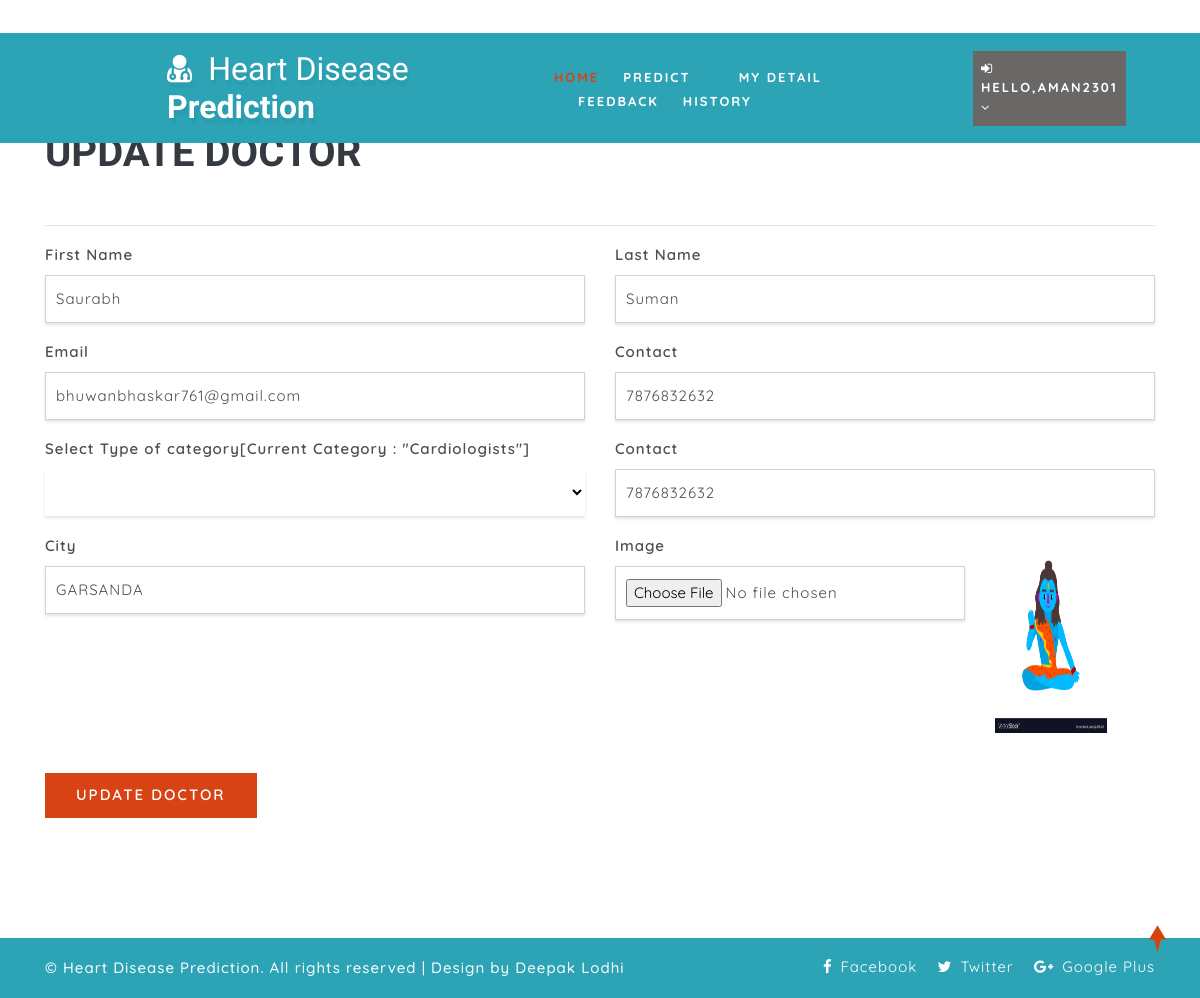
Page /edit_doctor/1/ (signed in) on the committed database.
### health/models.py (models this page shows, shortened)
class Doctor(models.Model):
    status = models.IntegerField(DOCTOR_STATUS, null=True)
    user = models.ForeignKey(User, on_delete=models.CASCADE, null=True)
    contact = models.CharField(max_length=100, null=True)
    address = models.CharField(max_length=100, null=True)
    category = models.CharField(max_length=100, null=True)
    doj = models.DateField(null=True)
    dob = models.DateField(null=True)
    image = models.FileField(null=True)

### health/views.py (the view, shortened to what this page needs)
# urls.py: path('edit_doctor/<int:pid>/', edit_doctor, name="edit_doctor"),
@login_required(login_url="login")
def edit_doctor(request, pid):
    doc = Doctor.objects.get(id=pid)
    error = ""
    return render(request, 'edit_doctor.html', {'error': error, 'doc': doc})

### health/templates/edit_doctor.html (shortened to what this page needs)
{% extends 'index.html' %}
{% load static %}
{% block body %}
	<section class="logins py-5">
		<div class="container py-xl-5 py-lg-3">
			<div class="title-section mb-md-5 mb-4">
				<h3 class="w3ls-title text-uppercase text-dark font-weight-bold">Update Doctor</h3>
			</div><hr/>
			<div class="login px-sm-12" style="width:100%">
				<form action="" method="post" enctype="multipart/form-data">
					<div class="form-group row">
						<div class="col-md-6">
						<label>First Name</label>
						<input type="text" class="form-control" value="{{doc.user.first_name}}" name="fname" placeholder="First Name" required="">
						</div>
						<div class="col-md-6">
						<label>Last Name</label>
						<input type="text" class="form-control" value="{{doc.user.last_name}}" name="lname" placeholder="Last Name" required="">
						</div>
					</div>
					<div class="form-group row">
						<div class="col-md-6">
						<label>Email</label>
						<input type="email" class="form-control" value="{{doc.user.email}}" name="email" placeholder="Enter Email" required="">
						</div>
						<div class="col-md-6">
						<label>Contact</label>
						<input type="text" class="form-control" name="contact" value="{{doc.contact}}" placeholder="Enter Contact" required="">
						</div>
					</div>
					<div class="form-group row">
						<div class="col-md-6">
						<label>Select Type of category[Current Category : "{{doc.category}}"]</label>
							<select class="form-control" name="type">
							</select>
						</div>
						<div class="col-md-6">
						<label>Contact</label>
						<input type="text" class="form-control" name="contact" value="{{doc.contact}}" placeholder="Enter Contact" required="">
						</div>
					</div>
					<div class="form-group row">
						<div class="col-md-6">
						<label class="mb-2">City</label>
						<input type="text" class="form-control" value="{{doc.address}}" name="add" id="password1" placeholder="Enter Address" required="">
						</div>
						<div class="col-md-4">
						<label>Image</label>
						<input type="file" class="form-control" name="image">
						</div>
                        <div class="col-md-2">
						<img src="{{doc.image.url}}" style="width:70%;height:200px">
						</div>
					</div>
					<button type="submit" class="btn submit mt-4">Update Doctor</button>
				</form>
			</div>
		</div>
	</section>
{% endblock %}

### health/templates/index.html (shortened to what this page needs)
<!DOCTYPE html>
{% load static %}
<html lang="zxx">
<head>
	<link rel="stylesheet" href="{% static 'css/bootstrap.css' %}">
	<link href="{% static 'css/css_slider.css' %}" type="text/css" rel="stylesheet" media="all">
	<link rel="stylesheet" href="{% static 'css/style.css' %}" type="text/css" media="all" />
	<link href="{% static 'css/font-awesome.min.css' %}" rel="stylesheet">
<link rel='stylesheet' type='text/css' href="https://cdn.datatables.net/1.10.21/css/jquery.dataTables.min.css">
<link rel='stylesheet' type='text/css' href="https://cdn.datatables.net/buttons/1.6.2/css/buttons.dataTables.min.css">
</head>
<body>
	<div id="home" style="margin-bottom:2%">
		<header>
			<div class="top-bar py-3">
				<div class="container">
					<div class="row">
						<div class="col-xl-7 col-lg-6 col-md-4 top-social-agile text-md-right text-center mt-md-0 mt-2">
							<div class="row">
								<div class="col-xl-3 col-lg-4 col-6 top-w3layouts p-md-0 text-right">
								</div>
								<div class="col-xl-3 col-lg-4 col-6 header-w3layouts text-md-right text-left">
								</div>
							</div>
						</div>
					</div>
				</div>
			</div>
		</header>
		<div class="main-top" style="background:rgb(44, 164, 182)">
			<div class="container-fluid">
				<div class="header d-md-flex justify-content-between align-items-center py-3">
					<div id="logo" style="margin-left:13%">
						<h1>
							<a href="index.html">
								<span class="fa fa-user-md mr-2"></span>
								<span class="logo-sp">Heart Disease</span> Prediction
							</a>
						</h1>
					</div>
					{% if request.user.is_staff %}
					<div class="nav_w3ls" style="margin-right:4%">
						<nav>
							<label for="drop1" class="toggle">Menu</label>
							<input type="checkbox" id="drop1" />
							<ul class="menu" style="padding:15px;width:100%">
								<li class="mx-lg-4 mx-md-3 my-md-0 my-2"><a href="{% url 'admin_home' %}" >Home</a></li>
								<li>
									<label for="drop-2" class="toggle toogle-2"> <span class="fa fa-angle-down" aria-hidden="true"></span>
									</label>
									<a href="#"> Doctor <span class="fa fa-angle-down" aria-hidden="true"></span></a>
									<ul style="margin-top:2%;width:40%;margin-right:0%">
										<li style="width:100%;"><a href="/add_doctor" class="drop-text">Add Doctor</a></li>
										<li style="width:100%;"><a href="/view_doctor" class="drop-text">View Doctor</a></li>
									</ul>
								</li>
								<li class="mx-lg-4 mx-md-3 my-md-0 my-2"><a href="/view_patient">Patient</a></li>
								<li class="mx-lg-4 mx-md-3 my-md-0 my-2">
									<a href="/view_search_pat">Searched Data</a></li>
								<li><a href="/view_feedback">Feedback</a></li>
							</ul>
						</nav>
					</div>
					<div class="nav_w3ls" style="margin-right:3%">
						<nav>
							<label for="drop2" class="toggle">Menu</label>
							<input type="checkbox" id="drop2" />
							<ul class="menu">
								<li class="mx-lg-4 mx-md-3 my-md-0 my-2" style="background:red;padding:8px">
									<label for="drop-2" class="toggle toogle-2"> <span class="fa fa-angle-down" aria-hidden="true"></span>
									</label>
									<a href="#"><i class="fa fa-user"></i> {{request.user.username}} <span class="fa fa-angle-down" aria-hidden="true"></span></a>
									<ul style="margin-top:10%;width:80%;margin-right:5%">
										<li style="width:100%;"><a href="{% url 'change_password' %}" class="drop-text">Password</a></li>
										<li style="width:100%;"><a href="{% url 'logout' %}" class="drop-text">Logout</a></li>
									</ul>
								</li>
							</ul>
						</nav>
					</div>
					{% elif request.user.patient_set.all.0 %}
					<div class="nav_w3ls" style="margin-left:5%;font-weight:bold">
						<nav>
							<ul class="menu" style="padding:15px;width:100%">
								<li><a href="{% url 'patient_home' %}" class="active">Home</a></li>
								<li class="mx-lg-4 mx-md-3 my-md-0 my-2"><a href="/add_heartdetail">Predict</a></li>
								<li class="mx-lg-4 mx-md-3 my-md-0 my-2"><a href="/profile_doctor">My Detail</a></li>
								<li class="mx-lg-4 mx-md-3 my-md-0 my-2"><a href="/sent_feedback">Feedback</a></li>
								<li><a href="/view_search_pat">History</a></li>
							</ul>
						</nav>
					</div>
					<div class="nav_w3ls" style="margin-right:3%">
						<nav>
							<ul class="menu">
								<li class="mx-lg-4 mx-md-3 my-md-0 my-2" style="background:#6a6767;padding:8px">
									<a href="#"><i class="fa fa-sign-in"></i> Hello,{{request.user.username}} <span class="fa fa-angle-down" aria-hidden="true"></span></a>
								</li>
							</ul>
						</nav>
					</div>
					{% endif %}
				</div>
			</div>
		</div>
		{% block body %}
		{% endblock %}
	</div>
	<div class="copy-w3pvt" style="background:rgb(44, 164, 182);color:white">
		<div class="container py-3">
			<div class="row">
				<div class="col-lg-7 w3ls_footer_grid1_left text-lg-left text-center">
					<p style="color:white">&copy; Heart Disease Prediction. All rights reserved | Design by Deepak Lodhi</a>
					</p>
				</div>
				<div class="col-lg-5 w3ls_footer_grid_left1_pos text-lg-right text-center mt-lg-0 mt-2">
					<ul style="color:white">
						<li>
							<a href="#" style="color:white" class="facebook">
								<span class="fa fa-facebook-f mr-2"></span>Facebook</a>
						</li>
						<li class="mx-3">
							<a href="#" style="color:white" class="twitter">
								<span class="fa fa-twitter mr-2"></span>Twitter</a>
						</li>
						<li>
							<a href="#" style="color:white" class="google">
								<span class="fa fa-google-plus mr-2"></span>Google Plus</a>
						</li>
					</ul>
				</div>
			</div>
		</div>
	</div>
	<a href="#home" style="color:white" class="move-top text-center"></a>
</body>
</html>

### health/static/css/style.css (style rules this page uses)
body { padding: 0; margin: 0; background: #FFF; font-family: 'Quicksand', sans-serif; }
body a, body button { transition: 0.5s all; -webkit-transition: 0.5s all; -moz-transition: 0.5s all; -o-transition: 0.5s all; -ms-transition: 0.5s all; text-decoration: none; }
html { scroll-behavior: smooth; }
h1, h2, h3, h4, h5, h6 { margin: 0; padding: 0; font-family: 'Mukta', sans-serif; }
p { margin: 0; padding: 0; font-size: 15px; letter-spacing: 1px; line-height: 1.9; color: #999; font-family: 'Quicksand', sans-serif; }
ul, ol { margin: 0; padding: 0; }
a.move-top { width: 34px; height: 34px; background: url(../images/move-top.png) no-repeat; display: inline-block; position: fixed; bottom: 4%; right: 2%; z-index: 0; }
#home { position: relative; }
.main-top { position: absolute; z-index: 999; width: 100%; background: rgba(0, 0, 0, 0.4); }
nav { margin: 0; padding: 0; }
#logo a { float: left; display: initial; font-weight: 700; font-size: 32px; color: #fff; text-shadow: 2px 5px 3px rgba(0, 0, 0, 0.06); padding: 0; }
span.logo-sp { font-weight: 100; }
nav:after { content: ""; display: table; clear: both; }
nav ul { float: right; padding: 0; margin: 0; list-style: none; position: relative; }
nav ul li { margin: 0px; display: inline-block; float: left; }
nav a { padding: 0; color: #fff; font-size: 13px; letter-spacing: 2px; font-weight: 700; text-transform: uppercase; display: inline-block; transition: 0.5s all; -webkit-transition: 0.5s all; -moz-transition: 0.5s all; -o-transition: 0.5s all; -ms-transition: 0.5s all; }
.menu li a.active, .menu li a:hover { color: #2196f3; transition: 0.5s all; -webkit-transition: 0.5s all; -moz-transition: 0.5s all; -o-transition: 0.5s all; -ms-transition: 0.5s all; color: #d84315; }
li>a:only-child:after { content: ''; }
h3.w3ls-title { font-size: 40px; }
.loan-form-w3ls input.form-control, select.form-control { background: #fff; border: none; color: #000; letter-spacing: 1px; font-size: 15px; padding: 12px 15px; }
select.form-control { height: 47px !important; }
.w3ls_footer_grid_left1_pos ul li, ul.list-part li { display: inline-block; }
.w3ls_footer_grid_left1_pos ul li a { color: #000; text-decoration: none; letter-spacing: 1px; font-size: 15px; }
.w3ls_footer_grid1_left p { color: #484848; font-weight: 500; }
.form-bg-w3ls input[type="text"], .form-bg-w3ls input[type="email"], .form-control, .form-bg-w3ls textarea { padding: 12px 10px; border-radius: 0; letter-spacing: 1px; font-size: 15px; outline: none; box-shadow: 0px 2px 3px 0px rgba(0, 0, 0, 0.11); }
.login label { font-size: 15px; color: #4e4f50; font-weight: 600; letter-spacing: 1px; }
.login button { background: #d84315; color: #fff; font-weight: 600; letter-spacing: 2px; font-size: 15px; padding: 10px 30px; text-transform: uppercase; border-radius: 0px; }

### rows in the picture
Doctor: fname "Saurabh", lname "Suman", email "bhuwanbhaskar761@gmail.com", contact "7876832632", category "Cardiologists", add "GARSANDA", image (picture)

### other values in the picture
{{ request.user.username }} "AMAN2301"
